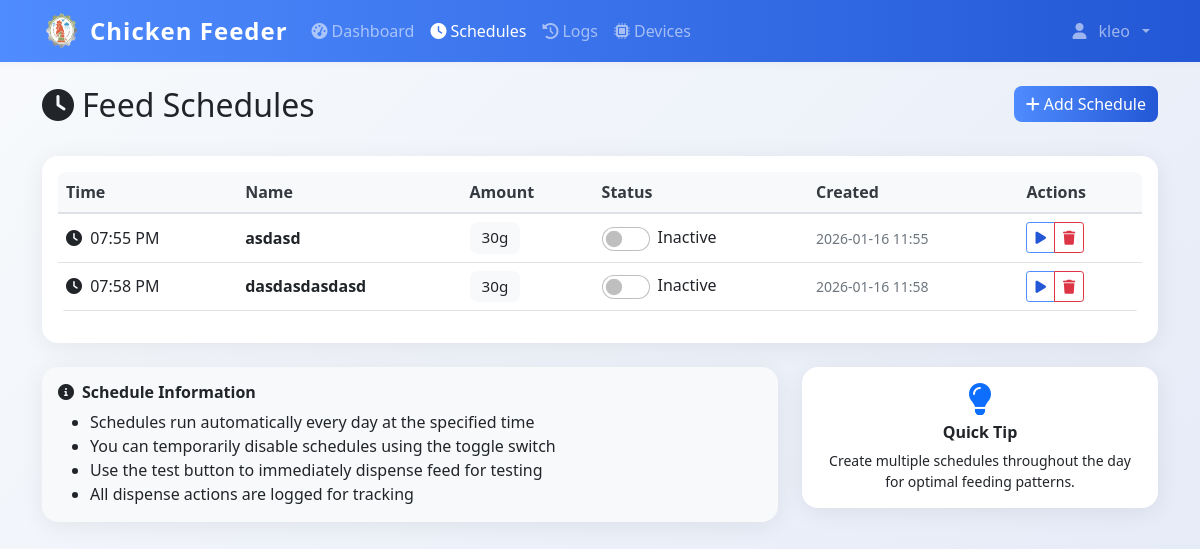
Before: /schedules (signed in) with the older database file.
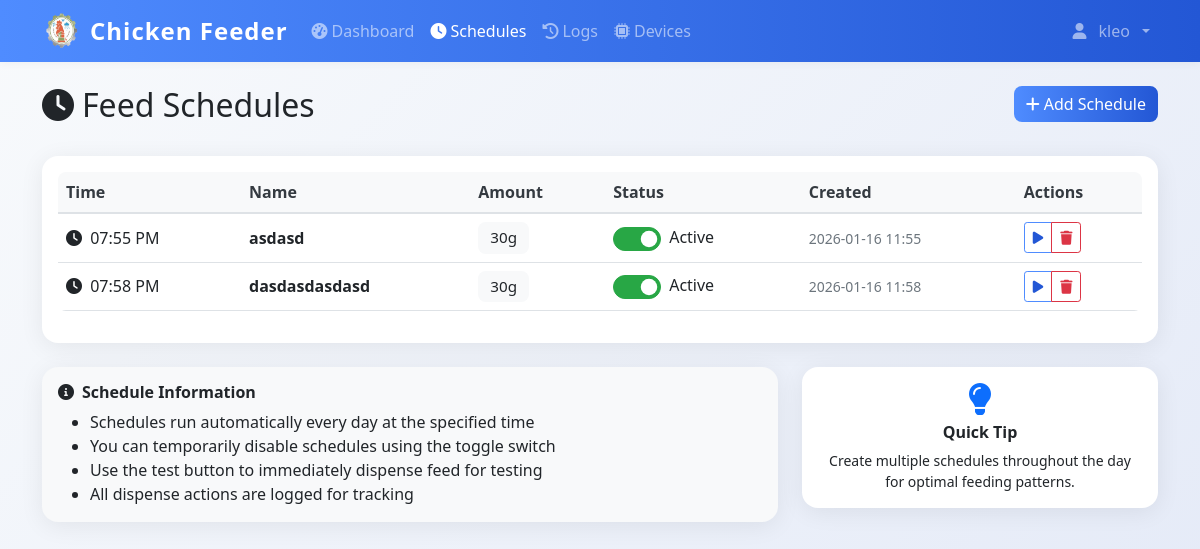
After: the same page with the newer database file.
### models.py (models this page shows)
class User(UserMixin, db.Model):
    id = db.Column(db.Integer, primary_key=True)
    username = db.Column(db.String(80), unique=True, nullable=False)
    email = db.Column(db.String(120), unique=True, nullable=False)
    password_hash = db.Column(db.String(120), nullable=False)
    iot_device_url = db.Column(db.String(255), nullable=True)  # e.g., 'http://192.168.1.100:5000' or 'pi_klei'
    is_admin = db.Column(db.Boolean, default=True)
    created_at = db.Column(db.DateTime, default=datetime.utcnow)

class FeedSchedule(db.Model):
    id = db.Column(db.Integer, primary_key=True)
    name = db.Column(db.String(100), nullable=False)
    feed_time = db.Column(db.Time, nullable=False)
    amount_grams = db.Column(db.Integer, nullable=False)
    is_active = db.Column(db.Boolean, default=True)
    created_by = db.Column(db.Integer, db.ForeignKey('user.id'), nullable=False)
    created_at = db.Column(db.DateTime, default=datetime.utcnow)
    user = db.relationship('User', backref=db.backref('schedules', lazy=True))

### app.py (the view)
@app.route('/schedules')
@login_required
def schedules():
    schedules = FeedSchedule.query.filter_by(created_by=current_user.id).order_by(FeedSchedule.feed_time).all()
    return render_template('schedules.html', schedules=schedules)

### app.py (called while the page is built)
@login_manager.user_loader
def load_user(user_id):
    return db.session.get(User, int(user_id))

@app.context_processor
def inject_datetime():
    return {'datetime': datetime}

@app.before_request
def restrict_admin_from_user_pages():
    if current_user.is_authenticated and getattr(current_user, 'is_admin', False):
        admin_paths = ['/admin', '/admin/', '/admin/dashboard', '/admin/config', '/admin/create', '/admin/feed-ratio']
        if not any(request.path.startswith(p) for p in admin_paths):
            if not request.path.startswith('/static') and not request.path.startswith('/logout'):
                return redirect(url_for('admin.dashboard'))

### templates/schedules.html (shortened to what this page needs)
{% extends "base.html" %}
{% block content %}
<div class="container mt-4">
    <div class="row mb-4">
        <div class="col">
            <h1 class="h2">
                <i class="fas fa-clock me-2"></i>Feed Schedules
            </h1>
        </div>
        <div class="col-auto">
            <a href="{{ url_for('add_schedule') }}" class="btn btn-primary">
                <i class="fas fa-plus me-1"></i>Add Schedule
            </a>
        </div>
    </div>
    <div class="card">
        <div class="card-body">
            {% if schedules %}
            <div class="table-responsive">
                <table class="table table-hover">
                    <thead>
                        <tr>
                            <th>Time</th>
                            <th>Name</th>
                            <th>Amount</th>
                            <th>Status</th>
                            <th>Created</th>
                            <th>Actions</th>
                        </tr>
                    </thead>
                    <tbody>
                        {% for schedule in schedules %}
                        <tr id="schedule-{{ schedule.id }}">
                            <td>
                                <i class="fas fa-clock me-1"></i>
                                {{ schedule.feed_time.strftime('%I:%M %p') }}
                            </td>
                            <td>
                                <strong>{{ schedule.name }}</strong>
                            </td>
                            <td>
                                <span class="badge bg-light text-dark">{{ schedule.amount_grams }}g</span>
                            </td>
                            <td>
                                <div class="form-check form-switch d-flex align-items-center gap-2">
                                    <input class="form-check-input" type="checkbox"
                                        id="toggle-{{ schedule.id }}"
                                        {% if schedule.is_active %}checked{% endif %}
                                        onchange="toggleSchedule(this)" data-id="{{ schedule.id }}">
                                    <label class="form-check-label" for="toggle-{{ schedule.id }}">
                                        <span id="status-text-{{ schedule.id }}">
                                            {% if schedule.is_active %}Active{% else %}Inactive{% endif %}
                                        </span>
                                    </label>
                                </div>
                            </td>
                            <td>
                                <small class="text-muted">
                                    {{ schedule.created_at.strftime('%Y-%m-%d %H:%M') }}
                                </small>
                            </td>
                            <td>
                                <div class="btn-group btn-group-sm">
                                    <button class="btn btn-outline-primary"
                                            onclick="testSchedule(this)"
                                            data-id="{{ schedule.id }}"
                                            data-amount_grams="{{ schedule.amount_grams }}"
                                            title="Test this schedule">
                                        <i class="fas fa-play"></i>
                                    </button>
                                    <button class="btn btn-outline-danger"
                                            onclick="deleteSchedule(this)"
                                            data-id="{{ schedule.id }}"
                                            data-name="{{ schedule.name }}"
                                            title="Delete schedule">
                                        <i class="fas fa-trash"></i>
                                    </button>
                                </div>
                            </td>
                        </tr>
                        {% endfor %}
                    </tbody>
                </table>
            </div>
            {% endif %}
        </div>
    </div>
    <div class="row mt-4">
        <div class="col-lg-8">
            <div class="card bg-light">
                <div class="card-body">
                    <h6 class="card-title">
                        <i class="fas fa-info-circle me-2"></i>Schedule Information
                    </h6>
                    <ul class="mb-0">
                        <li>Schedules run automatically every day at the specified time</li>
                        <li>You can temporarily disable schedules using the toggle switch</li>
                        <li>Use the test button to immediately dispense feed for testing</li>
                        <li>All dispense actions are logged for tracking</li>
                    </ul>
                </div>
            </div>
        </div>
        <div class="col-lg-4">
            <div class="card border-primary">
                <div class="card-body text-center">
                    <i class="fas fa-lightbulb fa-2x text-primary mb-2"></i>
                    <h6 class="card-title">Quick Tip</h6>
                    <p class="card-text small">
                        Create multiple schedules throughout the day for optimal feeding patterns.
                    </p>
                </div>
            </div>
        </div>
    </div>
</div>
{% endblock %}

### templates/base.html (shortened to what this page needs)
<!DOCTYPE html>
<html lang="en">
<head>
    <link href="https://cdn.jsdelivr.net/npm/bootstrap@5.1.3/dist/css/bootstrap.min.css" rel="stylesheet">
    <link href="https://cdnjs.cloudflare.com/ajax/libs/font-awesome/6.0.0/css/all.min.css" rel="stylesheet">
    <link href="{{ url_for('static', filename='css/style.css') }}" rel="stylesheet">
</head>
<body>
    {% if current_user.is_authenticated %}
    <nav class="navbar navbar-expand-lg navbar-dark bg-primary">
        <div class="container">
            <div class="d-flex align-items-center gap-2">
                <img src="{{ url_for('static', filename='img/chicken-logo.png') }}" alt="Logo" style="width:40px;height:40px;" >
                <a class="navbar-brand" href="{{ url_for('dashboard') }}">
                   Chicken Feeder
                </a>
            </div>
            <div class="collapse navbar-collapse" id="navbarNav">
                <ul class="navbar-nav me-auto">
                    <li class="nav-item">
                        <a class="nav-link {% if request.endpoint == 'dashboard' %}active{% endif %}"
                           href="{{ url_for('dashboard') }}">
                            <i class="fas fa-tachometer-alt me-1"></i>Dashboard
                        </a>
                    </li>
                    <li class="nav-item">
                        <a class="nav-link {% if request.endpoint in ['schedules', 'add_schedule'] %}active{% endif %}"
                           href="{{ url_for('schedules') }}">
                            <i class="fas fa-clock me-1"></i>Schedules
                        </a>
                    </li>
                    <li class="nav-item">
                        <a class="nav-link {% if request.endpoint == 'logs' %}active{% endif %}"
                           href="{{ url_for('logs') }}">
                            <i class="fas fa-history me-1"></i>Logs
                        </a>
                    </li>
                    <li class="nav-item">
                        <a class="nav-link {% if request.endpoint in ['devices', 'add_device'] %}active{% endif %}"
                           href="{{ url_for('devices') }}">
                            <i class="fas fa-microchip me-1"></i>Devices
                        </a>
                    </li>
                </ul>
                <ul class="navbar-nav">
                    <li class="nav-item dropdown">
                        <a class="nav-link dropdown-toggle d-flex align-items-center gap-2" href="#" id="navbarDropdown" role="button"
                           data-bs-toggle="dropdown" aria-expanded="false">
                            <i class="fas fa-user me-1 "></i>{{ current_user.username }}
                        </a>
                    </li>
                </ul>
            </div>
        </div>
    </nav>
    {% endif %}
    <main class="container-fluid align-items-center">
        {% block content %}{% endblock %}
    </main>
</body>
</html>

### static/css/style.css (style rules this page uses)
:root { --primary-color: #2c5f2d; --secondary-color: #97bc62; --success-color: #28a745; --danger-color: #dc3545; --warning-color: #ffc107; --info-color: #17a2b8; --light-color: #f8f9fa; --dark-color: #343a40; }
body { font-family: 'Segoe UI', Tahoma, Geneva, Verdana, sans-serif; background-color: #f5f7fa; }
.navbar-brand { font-weight: bold; font-size: 1.5rem; }
.navbar-nav .nav-link { font-weight: 500; transition: all 0.2s ease; }
.card { border: none; border-radius: 12px; box-shadow: 0 2px 10px rgba(0,0,0,0.08); transition: all 0.3s ease; }
.btn { border-radius: 8px; font-weight: 500; transition: all 0.2s ease; }
.btn-primary { background: linear-gradient(135deg, var(--primary-color) 0%, var(--secondary-color) 100%); border: none; }
.table { border-radius: 8px; overflow: hidden; }
.table thead th { background-color: #f8f9fa; border-bottom: 2px solid #dee2e6; font-weight: 600; color: var(--dark-color); }
.badge { border-radius: 20px; font-size: 0.75rem; font-weight: 500; padding: 0.5rem 0.75rem; }
.form-switch .form-check-input { width: 3rem; height: 1.5rem; border-radius: 3rem; }
.form-switch .form-check-input:checked { background-color: var(--success-color); border-color: var(--success-color); }

### templates/base.html (style rules this page uses)
body { background: linear-gradient(135deg, #f8fafc 0%, #e3e9f7 100%); min-height: 100vh; }
.navbar { box-shadow: 0 2px 8px rgba(0,0,0,0.04); }
.card { border-radius: 1rem; box-shadow: 0 4px 24px rgba(0,0,0,0.07); }
.btn-primary, .bg-primary { background: linear-gradient(90deg, #4f8cff 0%, #2357d5 100%) !important; border: none; }
.btn-outline-primary { border-color: #4f8cff !important; color: #2357d5 !important; }
.card-title, h1, h2, h3, h4, h5, h6 { font-family: 'Segoe UI', 'Roboto', 'Arial', sans-serif; font-weight: 600; }
.badge { font-size: 0.95em; border-radius: 0.5em; }
.table th, .table td { vertical-align: middle !important; }
.navbar-brand { font-weight: bold; letter-spacing: 1px; }

Changed rows visible on the page:
changed FeedSchedule "07:55 PM": is_active "☐" → "☑"; is_active "Inactive" → "Active"
changed FeedSchedule "07:58 PM": is_active "☐" → "☑"; is_active "Inactive" → "Active"
